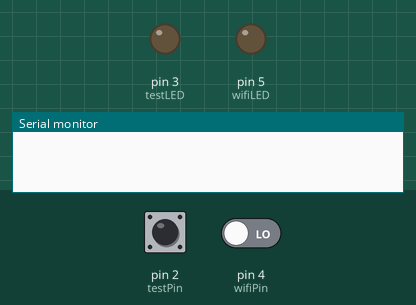
Simulated run of this sketch. Board: Arduino Uno, built with avr-gcc and run on an emulated ATmega328P. Parts: output pins drawn as LEDs (lit = HIGH), the last lines printed to the serial monitor. Dashed ring = blinking. Inputs (shaded band) come from the test bench; at power-on: pin 2 (testPin) LOW, pin 4 (wifiPin) LOW.

Above: at 1.2 s.
1.3 s: pin 2 (testPin) driven HIGH
At 2.5 s:
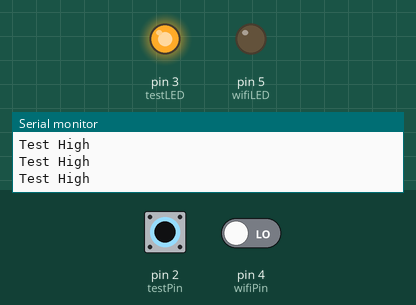
2.8 s: pin 4 (wifiPin) driven HIGH
At 3.8 s:
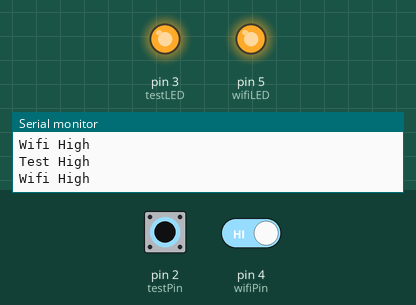
4.3 s: pin 2 (testPin) driven LOW
At 4.8 s:
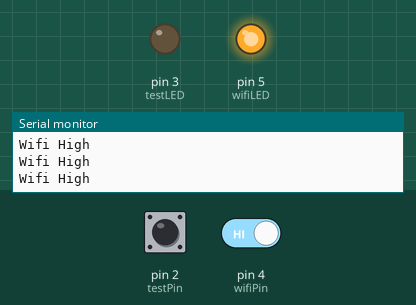
5.8 s: pin 4 (wifiPin) driven LOW
At 6.3 s:
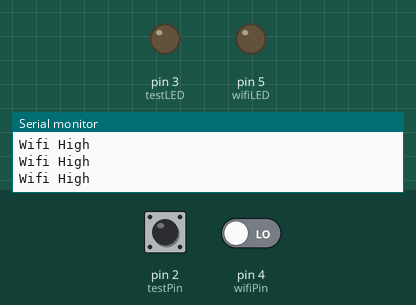
7.3 s: pin 2 (testPin) driven HIGH and pin 4 (wifiPin) driven HIGH
At 8.4 s:
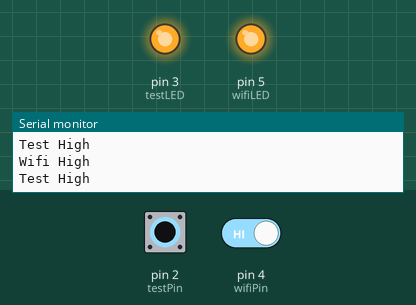
10.3 s: pin 2 (testPin) pulsed LOW 5 times (0.12 s each, 0.3 s apart)
At 10.53 s:
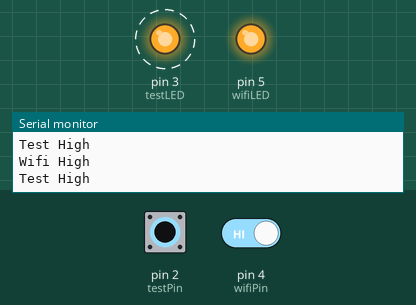
Timing chart, 0 to 13.3 s (numbered marks = the images above; inputs shaded):
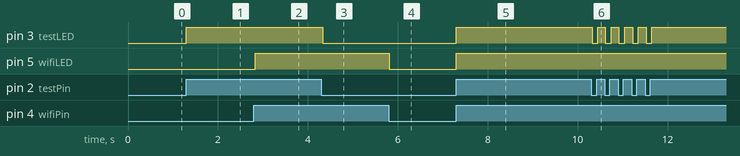

Measured:
- after the input at 1.3 s, pin 3 (testLED): LOW → HIGH at once
- after the input at 2.8 s, pin 5 (wifiLED): LOW → HIGH at once
- after the input at 4.3 s, pin 3 (testLED): HIGH → LOW at once
- after the input at 5.8 s, pin 5 (wifiLED): HIGH → LOW at once
- after the input at 7.3 s, pin 3 (testLED), pin 5 (wifiLED): LOW → HIGH at once
- after the input at 10.3 s, pin 3 (testLED): alternates HIGH for 0.17 s and LOW for 0.13 s, 10 changes in all, then stays HIGH, starting at once

The sketch:

Button_test.ino
```cpp
int wifiLED = 5;
int wifiPin = 4;
int testLED = 3;
int testPin = 2;
int WifiVal = 0;
int testVal = 0;

void setup() {
  // put your setup code here, to run once:
  pinMode(wifiPin, INPUT);
  pinMode(testVal, INPUT);
  pinMode(wifiLED, OUTPUT);
  pinMode(testLED, OUTPUT);

  Serial.begin(9600);
}

void loop() {
  WifiVal = digitalRead(wifiPin);
  testVal = digitalRead(testPin);
  if (WifiVal == HIGH){
    Serial.println("Wifi High");
  }
  if (testVal == HIGH){
    Serial.println("Test High");
  }
  digitalWrite(wifiLED, WifiVal);
  digitalWrite(testLED, testVal);

}
```
